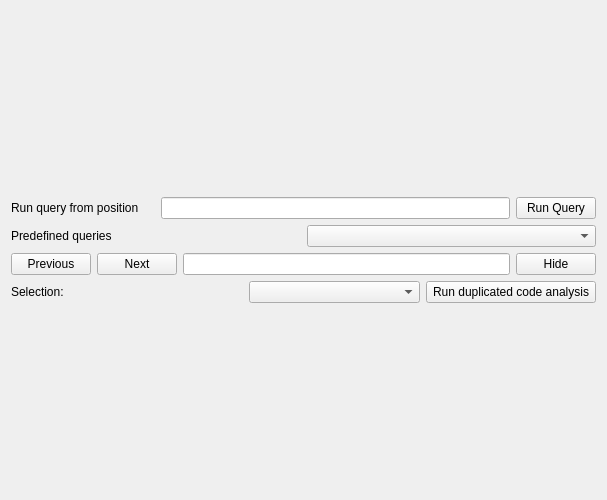
<?xml version="1.0" encoding="UTF-8"?>
<ui version="4.0">
 <class>CodeBrowserWidget</class>
 <widget class="QWidget" name="CodeBrowserWidget">
  <property name="geometry">
   <rect>
    <x>0</x>
    <y>0</y>
    <width>607</width>
    <height>500</height>
   </rect>
  </property>
  <property name="windowTitle">
   <string>Form</string>
  </property>
  <layout class="QVBoxLayout" name="verticalLayout_2">
   <item>
    <layout class="QVBoxLayout" name="mainLayout">
     <item>
      <layout class="QHBoxLayout" name="horizontalLayout_3">
       <item>
        <widget class="QLabel" name="label">
         <property name="text">
          <string>Run query from position </string>
         </property>
        </widget>
       </item>
       <item>
        <widget class="QLabel" name="positionLabel">
         <property name="text">
          <string/>
         </property>
        </widget>
       </item>
       <item>
        <widget class="QLineEdit" name="queryEdit">
         <property name="toolTip">
          <string>Type semantic query here</string>
         </property>
        </widget>
       </item>
       <item>
        <widget class="QPushButton" name="runButton">
         <property name="toolTip">
          <string>Run semantic query from the given position</string>
         </property>
         <property name="text">
          <string>Run Query</string>
         </property>
        </widget>
       </item>
      </layout>
     </item>
     <item>
      <layout class="QHBoxLayout" name="horizontalLayout_2">
       <item>
        <widget class="QLabel" name="predefLabel">
         <property name="text">
          <string>Predefined queries</string>
         </property>
        </widget>
       </item>
       <item>
        <widget class="QComboBox" name="predefQueriesComboBox">
         <property name="toolTip">
          <string>Choose a predefined query and run it with the &quot;Run Query button&quot;</string>
         </property>
        </widget>
       </item>
      </layout>
     </item>
     <item>
      <layout class="QHBoxLayout" name="horizontalLayout">
       <item>
        <widget class="QPushButton" name="previousButton">
         <property name="toolTip">
          <string>Search for previous occasion of the text</string>
         </property>
         <property name="text">
          <string>Previous</string>
         </property>
        </widget>
       </item>
       <item>
        <widget class="QPushButton" name="nextButton">
         <property name="toolTip">
          <string>Search for the next occasion of the text</string>
         </property>
         <property name="text">
          <string>Next</string>
         </property>
        </widget>
       </item>
       <item>
        <widget class="QLineEdit" name="findEdit">
         <property name="toolTip">
          <string>Type text here to search in the file</string>
         </property>
        </widget>
       </item>
       <item>
        <widget class="QPushButton" name="hideButton">
         <property name="toolTip">
          <string>Hide search area</string>
         </property>
         <property name="text">
          <string>Hide</string>
         </property>
        </widget>
       </item>
      </layout>
     </item>
     <item>
      <layout class="QHBoxLayout" name="horizontalLayout_5">
       <item>
        <widget class="QLabel" name="selectionLabel">
         <property name="sizePolicy">
          <sizepolicy hsizetype="Fixed" vsizetype="Preferred">
           <horstretch>0</horstretch>
           <verstretch>0</verstretch>
          </sizepolicy>
         </property>
         <property name="text">
          <string>Selection: </string>
         </property>
        </widget>
       </item>
       <item>
        <widget class="QLabel" name="selectionRangeLabel">
         <property name="sizePolicy">
          <sizepolicy hsizetype="Preferred" vsizetype="Preferred">
           <horstretch>0</horstretch>
           <verstretch>0</verstretch>
          </sizepolicy>
         </property>
         <property name="text">
          <string/>
         </property>
        </widget>
       </item>
       <item>
        <widget class="QComboBox" name="algorithmCombo"/>
       </item>
       <item>
        <widget class="QPushButton" name="runDupcodeButton">
         <property name="toolTip">
          <string>Run the selected duplicated code analysis algorithm on the selected text</string>
         </property>
         <property name="statusTip">
          <string notr="true"/>
         </property>
         <property name="text">
          <string>Run duplicated code analysis</string>
         </property>
        </widget>
       </item>
      </layout>
     </item>
    </layout>
   </item>
  </layout>
 </widget>
 <resources/>
 <connections/>
</ui>
